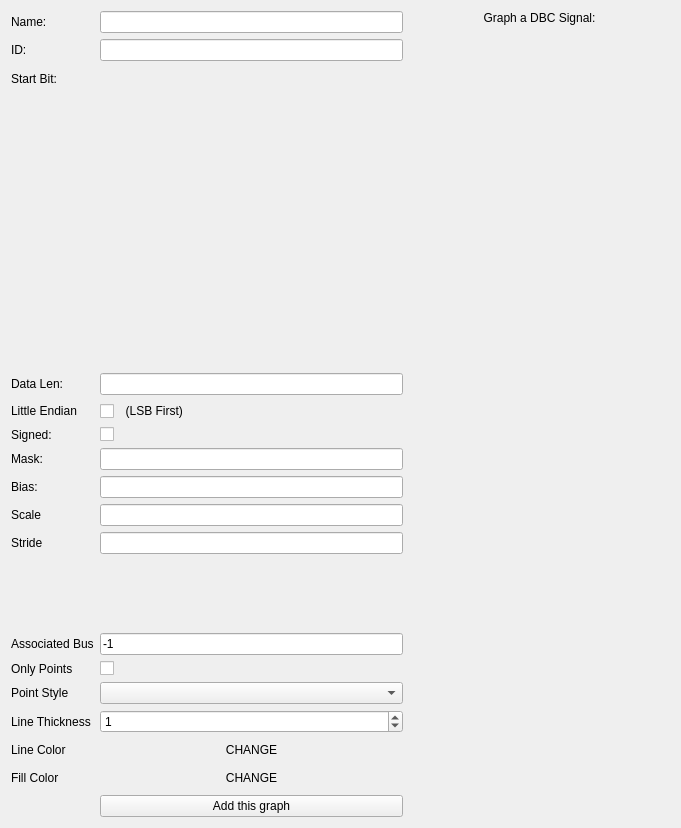
<?xml version="1.0" encoding="UTF-8"?>
<ui version="4.0">
 <class>NewGraphDialog</class>
 <widget class="QDialog" name="NewGraphDialog">
  <property name="geometry">
   <rect>
    <x>0</x>
    <y>0</y>
    <width>681</width>
    <height>828</height>
   </rect>
  </property>
  <property name="windowTitle">
   <string>Graph Settings</string>
  </property>
  <layout class="QVBoxLayout" name="verticalLayout">
   <item>
    <layout class="QHBoxLayout" name="horizontalLayout" stretch="3,2">
     <item>
      <layout class="QFormLayout" name="formLayout">
       <item row="0" column="0">
        <widget class="QLabel" name="label_12">
         <property name="text">
          <string>&lt;html&gt;&lt;head/&gt;&lt;body&gt;&lt;p&gt;Name:&lt;/p&gt;&lt;/body&gt;&lt;/html&gt;</string>
         </property>
        </widget>
       </item>
       <item row="0" column="1">
        <widget class="QLineEdit" name="txtName"/>
       </item>
       <item row="1" column="0">
        <widget class="QLabel" name="label">
         <property name="text">
          <string>ID:</string>
         </property>
        </widget>
       </item>
       <item row="1" column="1">
        <widget class="QLineEdit" name="txtID"/>
       </item>
       <item row="2" column="0">
        <widget class="QLabel" name="label_2">
         <property name="text">
          <string>Start Bit:</string>
         </property>
        </widget>
       </item>
       <item row="2" column="1">
        <widget class="CANDataGrid" name="gridData" native="true">
         <property name="minimumSize">
          <size>
           <width>300</width>
           <height>300</height>
          </size>
         </property>
         <property name="baseSize">
          <size>
           <width>300</width>
           <height>300</height>
          </size>
         </property>
        </widget>
       </item>
       <item row="3" column="0">
        <widget class="QLabel" name="label_14">
         <property name="text">
          <string>Data Len:</string>
         </property>
        </widget>
       </item>
       <item row="3" column="1">
        <widget class="QLineEdit" name="txtDataLen"/>
       </item>
       <item row="4" column="0">
        <widget class="QLabel" name="label_13">
         <property name="text">
          <string>Little Endian</string>
         </property>
        </widget>
       </item>
       <item row="4" column="1">
        <widget class="QCheckBox" name="cbIntel">
         <property name="text">
          <string>  (LSB First)</string>
         </property>
        </widget>
       </item>
       <item row="5" column="0">
        <widget class="QLabel" name="label_3">
         <property name="text">
          <string>Signed:</string>
         </property>
        </widget>
       </item>
       <item row="5" column="1">
        <widget class="QCheckBox" name="cbSigned">
         <property name="text">
          <string/>
         </property>
        </widget>
       </item>
       <item row="6" column="0">
        <widget class="QLabel" name="label_4">
         <property name="frameShape">
          <enum>QFrame::NoFrame</enum>
         </property>
         <property name="text">
          <string>Mask:</string>
         </property>
        </widget>
       </item>
       <item row="6" column="1">
        <widget class="QLineEdit" name="txtMask"/>
       </item>
       <item row="7" column="0">
        <widget class="QLabel" name="label_5">
         <property name="text">
          <string>Bias:</string>
         </property>
        </widget>
       </item>
       <item row="7" column="1">
        <widget class="QLineEdit" name="txtBias"/>
       </item>
       <item row="8" column="0">
        <widget class="QLabel" name="label_6">
         <property name="text">
          <string>Scale</string>
         </property>
        </widget>
       </item>
       <item row="8" column="1">
        <widget class="QLineEdit" name="txtScale"/>
       </item>
       <item row="9" column="0">
        <widget class="QLabel" name="label_7">
         <property name="text">
          <string>Stride</string>
         </property>
        </widget>
       </item>
       <item row="9" column="1">
        <widget class="QLineEdit" name="txtStride"/>
       </item>
       <item row="12" column="0">
        <widget class="QLabel" name="label_16">
         <property name="text">
          <string>Only Points</string>
         </property>
        </widget>
       </item>
       <item row="12" column="1">
        <widget class="QCheckBox" name="cbOnlyPoints">
         <property name="text">
          <string/>
         </property>
        </widget>
       </item>
       <item row="13" column="0">
        <widget class="QLabel" name="label_17">
         <property name="text">
          <string>Point Style</string>
         </property>
        </widget>
       </item>
       <item row="13" column="1">
        <widget class="QComboBox" name="coPointStyle"/>
       </item>
       <item row="14" column="0">
        <widget class="QLabel" name="label_15">
         <property name="text">
          <string>Line Thickness</string>
         </property>
        </widget>
       </item>
       <item row="14" column="1">
        <widget class="QSpinBox" name="spinLineWidth">
         <property name="maximum">
          <number>15</number>
         </property>
         <property name="value">
          <number>1</number>
         </property>
        </widget>
       </item>
       <item row="15" column="0">
        <widget class="QLabel" name="label_8">
         <property name="text">
          <string>Line Color</string>
         </property>
        </widget>
       </item>
       <item row="15" column="1">
        <widget class="QPushButton" name="colorSwatch">
         <property name="autoFillBackground">
          <bool>true</bool>
         </property>
         <property name="text">
          <string>CHANGE</string>
         </property>
         <property name="flat">
          <bool>true</bool>
         </property>
        </widget>
       </item>
       <item row="16" column="0">
        <widget class="QLabel" name="label55">
         <property name="text">
          <string>Fill Color</string>
         </property>
        </widget>
       </item>
       <item row="16" column="1">
        <widget class="QPushButton" name="fillSwatch">
         <property name="autoFillBackground">
          <bool>true</bool>
         </property>
         <property name="text">
          <string>CHANGE</string>
         </property>
         <property name="flat">
          <bool>true</bool>
         </property>
        </widget>
       </item>
       <item row="17" column="1">
        <widget class="QPushButton" name="btnAddGraph">
         <property name="text">
          <string>Add this graph</string>
         </property>
        </widget>
       </item>
       <item row="10" column="1">
        <spacer name="verticalSpacer_2">
         <property name="orientation">
          <enum>Qt::Vertical</enum>
         </property>
         <property name="sizeHint" stdset="0">
          <size>
           <width>20</width>
           <height>40</height>
          </size>
         </property>
        </spacer>
       </item>
       <item row="11" column="0">
        <widget class="QLabel" name="label_18">
         <property name="text">
          <string>Associated Bus</string>
         </property>
        </widget>
       </item>
       <item row="11" column="1">
        <widget class="QLineEdit" name="editBus">
         <property name="text">
          <string>-1</string>
         </property>
        </widget>
       </item>
      </layout>
     </item>
     <item>
      <layout class="QVBoxLayout" name="verticalLayout_3">
       <item>
        <widget class="QLabel" name="label_11">
         <property name="sizePolicy">
          <sizepolicy hsizetype="Preferred" vsizetype="Fixed">
           <horstretch>0</horstretch>
           <verstretch>0</verstretch>
          </sizepolicy>
         </property>
         <property name="text">
          <string>Graph a DBC Signal:</string>
         </property>
         <property name="alignment">
          <set>Qt::AlignCenter</set>
         </property>
        </widget>
       </item>
       <item>
        <widget class="SignalSelector" name="signalSelector" native="true"/>
       </item>
       <item>
        <widget class="QLabel" name="lblMsgStatus">
         <property name="font">
          <font>
           <pointsize>12</pointsize>
           <bold>true</bold>
          </font>
         </property>
         <property name="text">
          <string/>
         </property>
        </widget>
       </item>
       <item>
        <spacer name="verticalSpacer">
         <property name="orientation">
          <enum>Qt::Vertical</enum>
         </property>
         <property name="sizeHint" stdset="0">
          <size>
           <width>20</width>
           <height>40</height>
          </size>
         </property>
        </spacer>
       </item>
      </layout>
     </item>
    </layout>
   </item>
  </layout>
 </widget>
 <customwidgets>
  <customwidget>
   <class>CANDataGrid</class>
   <extends>QWidget</extends>
   <header>candatagrid.h</header>
   <container>1</container>
  </customwidget>
  <customwidget>
   <class>SignalSelector</class>
   <extends>QWidget</extends>
   <header>signalselector.h</header>
   <container>1</container>
  </customwidget>
 </customwidgets>
 <resources/>
 <connections/>
</ui>
